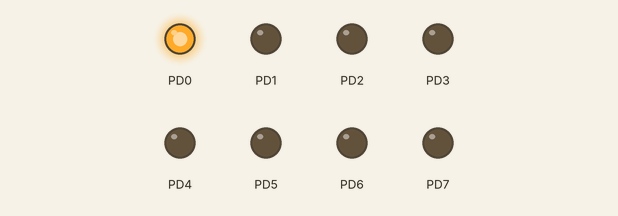
Recording of a program running on a simulated ATmega328P, built with avr-gcc and emulated at 8 MHz (the files do not name the chip). Parts: output pins drawn as LEDs (lit = HIGH).

Above: at 0.1 s.
At 1.6 s:
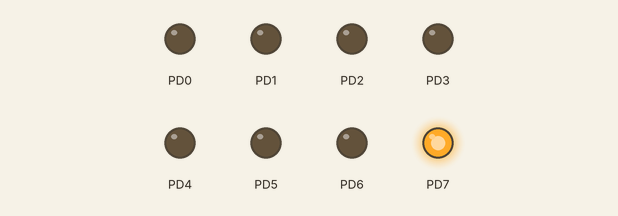
At 3.57 s:
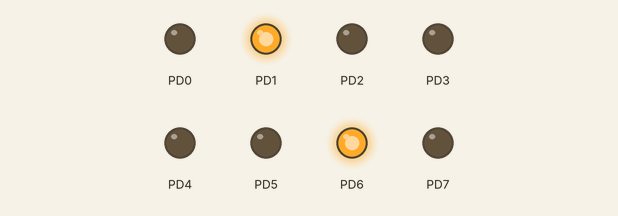
At 4.57 s:
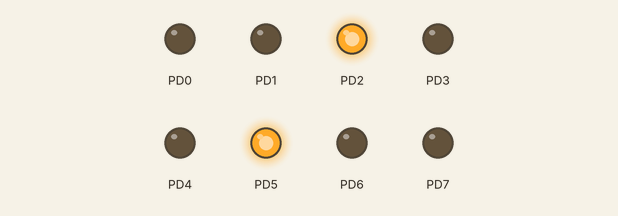
At 5.2 s:
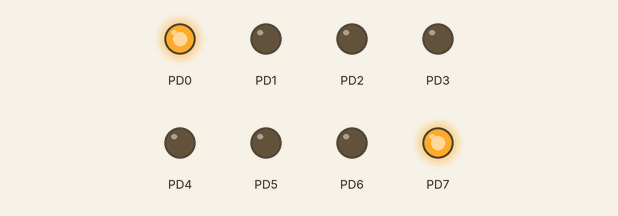
At 6.2 s:
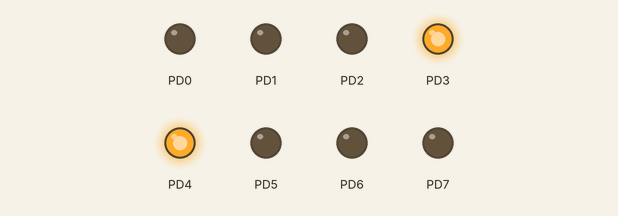
Timing chart, 0 to 9.4 s (numbered marks = the images above):
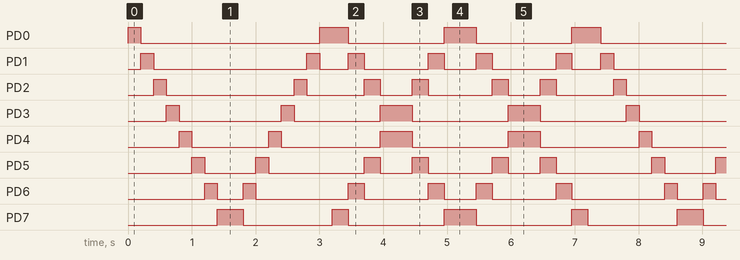

The program:

main.c
```c
/*
 * Opdracht 5.c
 *
 * Created: 03/02/2021 11:29:08
 * Author : Mick
 */

#define F_CPU 8e6

#include <avr/io.h>
#include <util/delay.h>


int main(void)
{
	DDRD = 0b11111111;
	int length = 32;
	int position = 0;
	int animation[32] = { // saves predefined hexadecimal values for the animation.
		0x01, 0x02, 0x04, 0x08, 0x10, 0x20, 0x40, 0x80,
		0x80, 0x40, 0x20, 0x10, 0x08, 0x04, 0x02, 0x01,
		0x81, 0x42, 0x24, 0x18, 0x18, 0x24, 0x42, 0x81,
		0x81, 0x42, 0x24, 0x18, 0x18, 0x24, 0x42, 0x81
		};
	int dynamicWaits[32] = { // saves predefined hexadecimal values for the timeout durations.
		200, 200, 200, 200, 200, 200, 200, 200,
		200, 200, 200, 200, 200, 200, 200, 200,
		250, 250, 250, 250, 250, 250, 250, 250,
		250, 250, 250, 250, 250, 250, 250, 250
		};

    while (1)
    {
		if (position > length) // resets the loop if the end is reached.
		{
			position = 0;
		}
		PORTD = animation[position]; // loads the next animation step.
		wait(dynamicWaits[position]); // loads the next wait duration.
		position++;
    }
}

//Waits for the given amount of time in milliseconds
void wait( int ms ){
	for (int i=0; i<ms; i++) {
		_delay_ms( 1 );
	}
}
```

Measured:
- by itself, PD0: repeats every 7.2 s: LOW 2.8 s, HIGH 0.45 s, LOW 1.5 s, HIGH 0.50 s, LOW 1.5 s, HIGH 0.45 s
- by itself, PD3: repeats every 7.2 s: LOW 1.6 s, HIGH 0.20 s, LOW 1.4 s, HIGH 0.50 s, LOW 1.5 s, HIGH 0.50 s, LOW 1.4 s, HIGH 0.20 s
- by itself, PD4: repeats every 7.2 s: LOW 1.2 s, HIGH 0.20 s, LOW 1.6 s, HIGH 0.50 s, LOW 1.5 s, HIGH 0.50 s, LOW 1.6 s, HIGH 0.20 s
- by itself, PD7: repeats every 7.2 s: LOW 1.4 s, HIGH 0.25 s, LOW 1.5 s, HIGH 0.50 s, LOW 1.5 s, HIGH 0.25 s, LOW 1.4 s, HIGH 0.40 s
- by itself, PD6: repeats every 7.2 s: LOW 0.40 s, HIGH 0.20 s, LOW 1.5 s, HIGH 0.25 s, LOW 1.0 s, HIGH 0.25 s, LOW 0.50 s, HIGH 0.25 s, LOW 1.0 s, HIGH 0.25 s, LOW 1.5 s, HIGH 0.20 s
- by itself, PD1: repeats every 7.2 s: LOW 2.4 s, HIGH 0.20 s, LOW 0.45 s, HIGH 0.25 s, LOW 1.0 s, HIGH 0.25 s, LOW 0.50 s, HIGH 0.25 s, LOW 1.0 s, HIGH 0.25 s, LOW 0.45 s, HIGH 0.20 s
